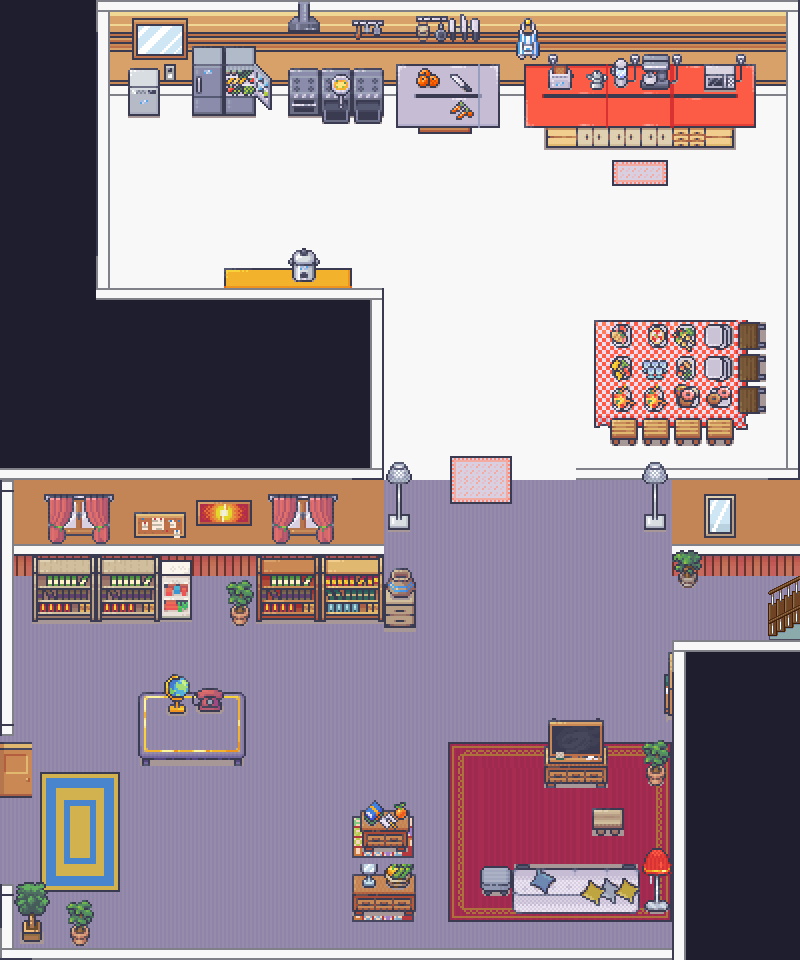

A 2D game scene composited from a Tiled map and its tileset images. What follows is a short description and the map's XML, with each tile layer's data collapsed to a summary:
An orthogonal 25x30 tile map with 32x32 px tiles, 6 tile layers (ground, wall, border, Layer1, ...), 5 tilesets and 11 objects (enemy1, enemy2, enemy3, start, end, ...).

<map version="1.8" tiledversion="1.8.6" orientation="orthogonal" renderorder="right-down" width="25" height="30" tilewidth="32" tileheight="32" infinite="0" nextlayerid="29" nextobjectid="55">
 <editorsettings>
  <export target="kitchen.json" format="json" />
 </editorsettings>
 <tileset firstgid="1" name="12_Kitchen_32x32" tilewidth="32" tileheight="32" tilecount="784" columns="16">
  <image source="12_Kitchen_32x32.png" width="512" height="1568" />
 </tileset>
 <tileset firstgid="785" name="1_Generic_32x32" tilewidth="32" tileheight="32" tilecount="1248" columns="16">
  <image source="1_Generic_32x32.png" width="512" height="2496" />
 </tileset>
 <tileset firstgid="2033" name="Interiors_free_32x32" tilewidth="32" tileheight="32" tilecount="1424" columns="16">
  <image source="Interiors_free_32x32.png" width="512" height="2848" />
 </tileset>
 <tileset firstgid="3457" name="stairs" tilewidth="32" tileheight="32" tilecount="112" columns="8">
  <image source="stairs.png" width="256" height="448" />
 </tileset>
 <tileset firstgid="3569" name="Tileset_32x32_9" tilewidth="32" tileheight="32" tilecount="100" columns="10">
  <image source="Tileset_32x32_9.png" width="320" height="320" />
 </tileset>
 <layer id="2" name="ground" width="25" height="30">
  <data>[750 cells, 636 non-empty, 3 distinct tile ids]</data>
 </layer>
 <layer id="26" name="wall" width="25" height="30">
  <data>[750 cells, 114 non-empty, 5 distinct tile ids]</data>
 </layer>
 <layer id="1" name="border" width="25" height="30">
  <data>[750 cells, 123 non-empty, 16 distinct tile ids]</data>
 </layer>
 <layer id="20" name="Layer1" width="25" height="30">
  <data>[750 cells, 64 non-empty, 31 distinct tile ids]</data>
 </layer>
 <layer id="21" name="Layer2" width="25" height="30">
  <data>[750 cells, 200 non-empty, 143 distinct tile ids]</data>
 </layer>
 <layer id="23" name="Layer3" width="25" height="30">
  <data>[750 cells, 65 non-empty, 58 distinct tile ids]</data>
 </layer>
 <objectgroup id="15" name="objectLayer">
  <object id="8" name="enemy1" x="282.333" y="902.333">
   <point />
  </object>
  <object id="9" name="enemy2" x="350" y="688">
   <point />
  </object>
  <object id="20" name="enemy3" x="478.333" y="182.333">
   <point />
  </object>
  <object id="30" name="start" x="29.3333" y="844">
   <point />
  </object>
  <object id="31" name="end" x="652" y="161.333">
   <point />
  </object>
  <object id="38" name="exitArea" x="574" y="144" width="86.6666" height="66.6667" />
  <object id="50" name="table1" x="58.6667" y="684.667">
   <point />
  </object>
  <object id="51" name="table2" x="526.333" y="777">
   <point />
  </object>
  <object id="52" name="table3" x="654.667" y="545.333">
   <point />
  </object>
  <object id="53" name="table4" x="771" y="224">
   <point />
  </object>
  <object id="54" name="table5" x="142.667" y="221.667">
   <point />
  </object>
 </objectgroup>
</map>
